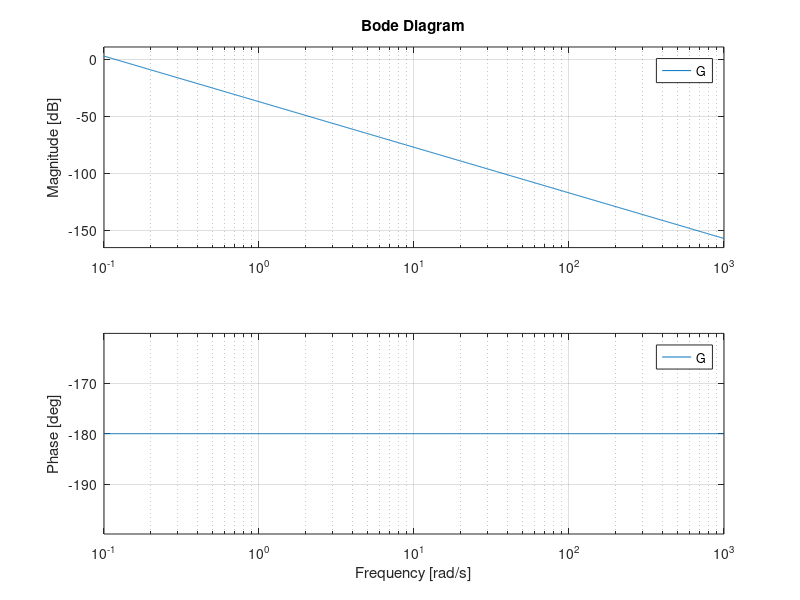
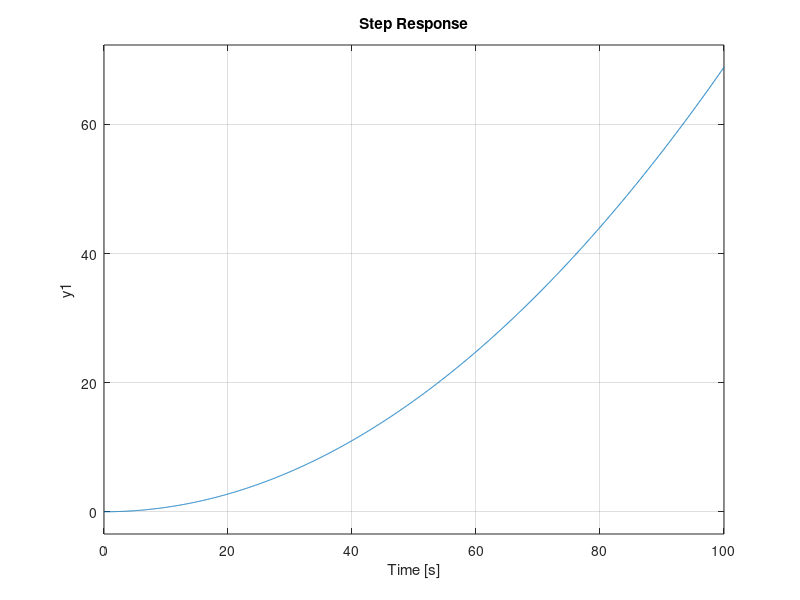

Source code (MATLAB) for these figures, in order:
pkg load control
close all
clear all
b_z = 22960.2*10^-9; %Campo Magnético que passa pelo cubo
J_y =1.667*10^-3; %Momento de inércia segundo o eixo dos yy;
a = b_z/J_y; %Constante
s = tf('s');
G = a/(s^2); %Função transferência a analisar

%1.3
figure (1);
bode(G); %Diagrama de Bode da função tranferência
grid on;

%1.5
figure (2);
step(G,100); %Step response da função transferência
